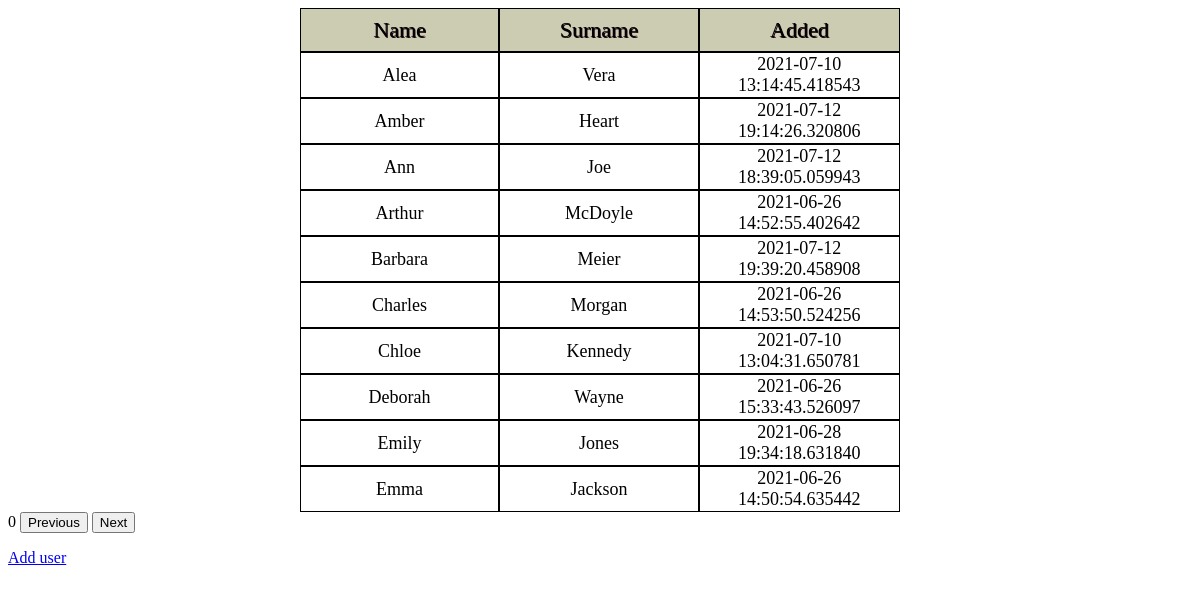
The page /page=0 on the database its author committed.
### tables this page shows
CREATE TABLE users (
  id INTEGER PRIMARY KEY AUTOINCREMENT,
  name TEXT UNIQUE NOT NULL,
  surname TEXT UNIQUE NOT NULL,
  data_dodania datetime NOT NULL
);

### main.py (the view)
@app.route('/page=<page>', methods=['GET', 'POST'])
def users_pages(page):
    users_per_page = 10
    start_at = int(page) * users_per_page
    db = get_db()
    kursor = db.execute('SELECT * FROM users ORDER BY name ASC LIMIT %s OFFSET %s;' % (users_per_page, start_at))
    print(page)
    print(users_per_page)
    print(start_at)
    users = kursor.fetchall()  # fetchall zwraca dane w formie listy
    return render_template('user.html', users=users, page=page)

### main.py (called while the page is built)
def get_db():
    if not g.get('db'):  # jezeli brak połączenia to je tworzymy
        conn = sqlite3.connect(app.config['DATABASE'])
        conn.row_factory = sqlite3.Row
        g.db = conn  # zapisujemy połączenie w kontekście aplikacji
    return g.db  # zwracamy połączenie z bazą

### templates/user.html (shortened to what this page needs)
<!DOCTYPE html>
<html lang="en">
<head>
    <link rel= "stylesheet" type= "text/css" href= "{{ url_for('static',filename='style.css') }}">
</head>
<body>
    <table class="user-table">
    <tr>
        <td class="first-row">Name</td>
        <td class="first-row">Surname</td>
        <td class="first-row">Added</td>
    </tr>
        {% for user in users %}
            <tr>
                 <td> {{user.name}}</td>
                <td>  {{user.surname}}</td>
                <td>{{user.data_dodania}}</td>
            </tr>
            {% endfor %}
        </table>
    {% if page %}
           {{ page}}
        {% endif %}
    <button onclick="window.location.href='{{ url_for( 'users') }}';">Previous</button>
    <button onclick="window.location.href='{{ url_for( 'users_pages', page=0) }}';">Next</button>
    <p><a href="{{url_for('index')}}">Add user</a></p>
</body>
</html>

### static/style.css (style rules this page uses)
td { border: 1px solid black; width: 200px; height: 20px; font-size: 18px; text-align: center; }
.user-table { width: 600px; display: block; margin-left: auto; margin-right: auto; border-spacing: 0px; }
.first-row { height: 40px; font: 22px solid black; text-shadow: 1px 1px #1a000d; background-color: #ccccb3; }

### rows shown on the page
users: name "Alea", surname "Vera", data_dodania "2021-07-10 13:14:45.418543"
users: name "Amber", surname "Heart", data_dodania "2021-07-12 19:14:26.320806"
users: name "Ann", surname "Joe", data_dodania "2021-07-12 18:39:05.059943"
users: name "Arthur", surname "McDoyle", data_dodania "2021-06-26 14:52:55.402642"
users: name "Barbara", surname "Meier", data_dodania "2021-07-12 19:39:20.458908"
users: name "Charles", surname "Morgan", data_dodania "2021-06-26 14:53:50.524256"
users: name "Chloe", surname "Kennedy", data_dodania "2021-07-10 13:04:31.650781"
users: name "Deborah", surname "Wayne", data_dodania "2021-06-26 15:33:43.526097"
users: name "Emily", surname "Jones", data_dodania "2021-06-28 19:34:18.631840"
users: name "Emma", surname "Jackson", data_dodania "2021-06-26 14:50:54.635442"

### other values the page prints
{{ page }} "0"
